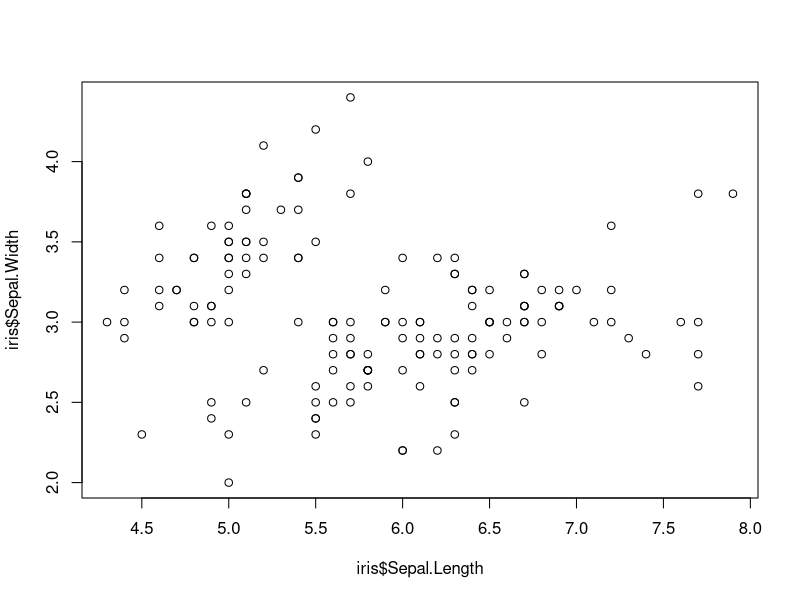
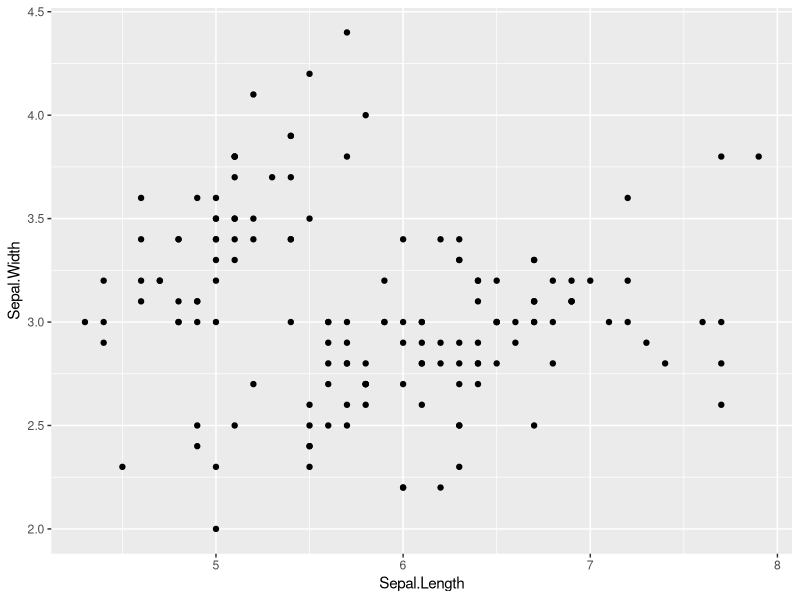
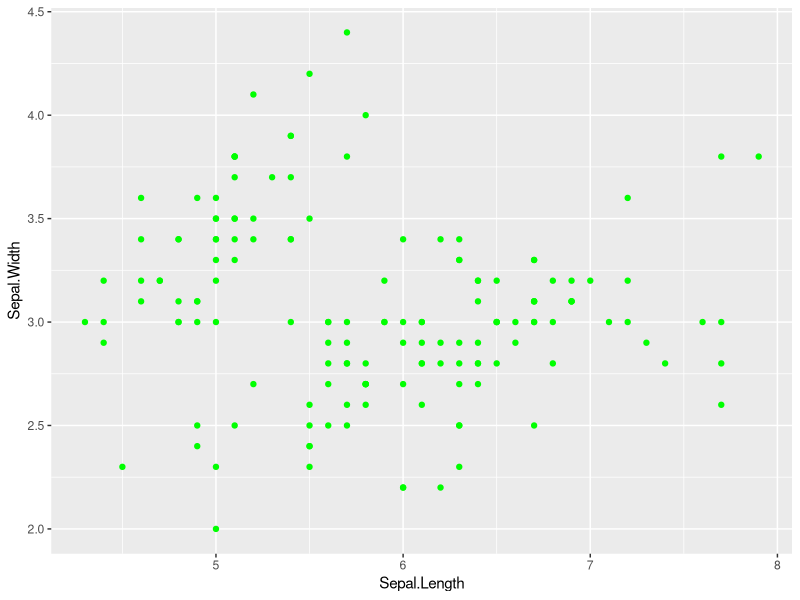
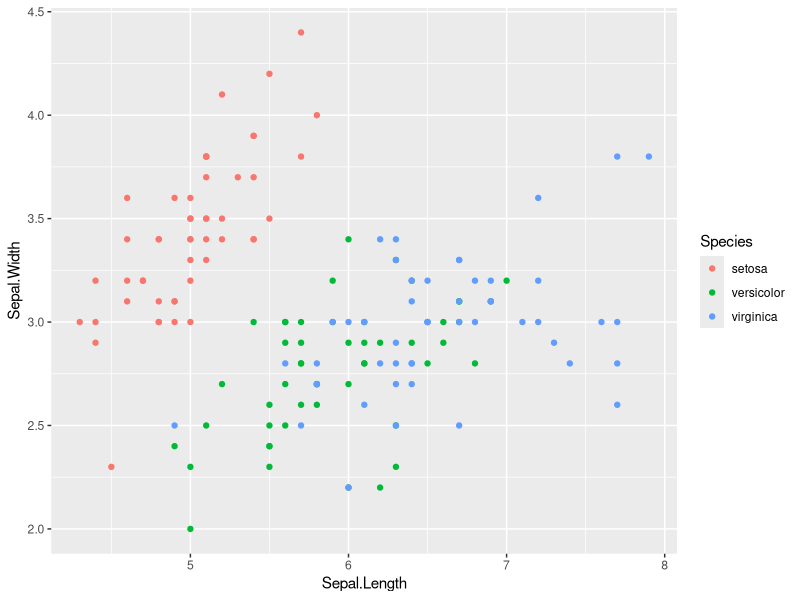
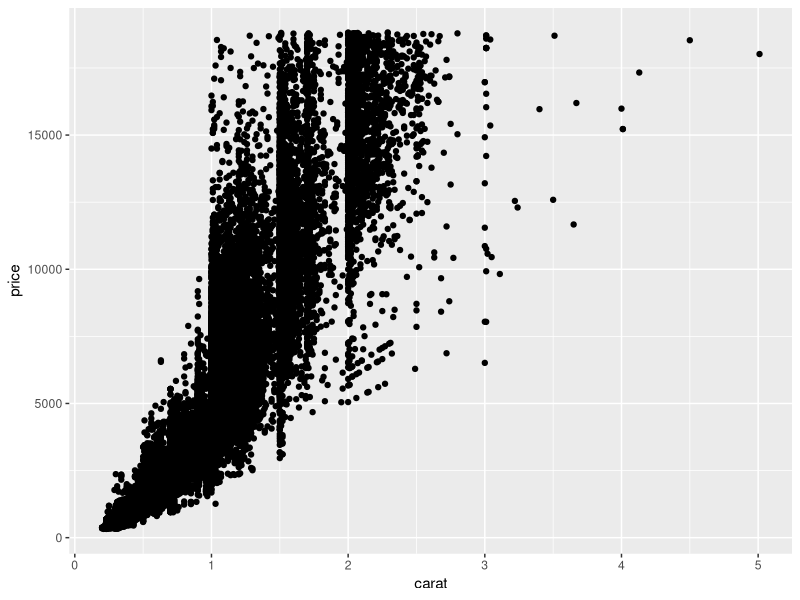
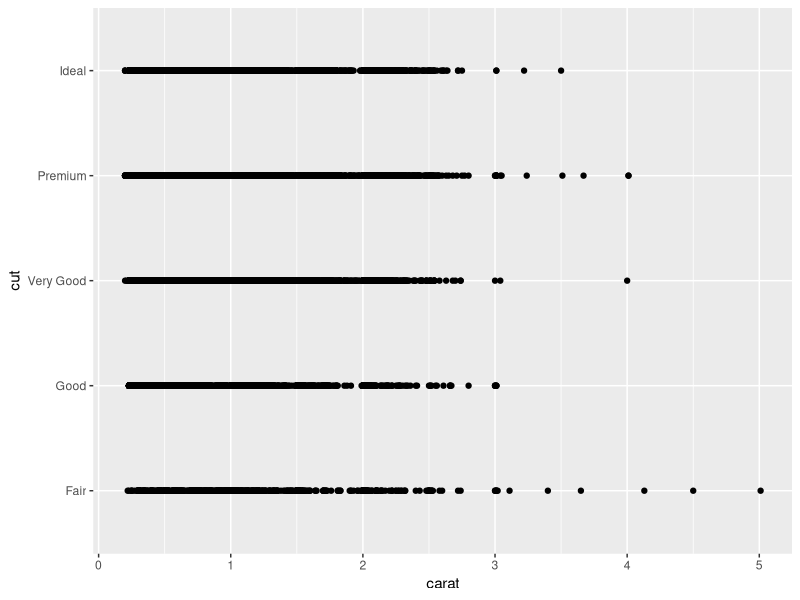
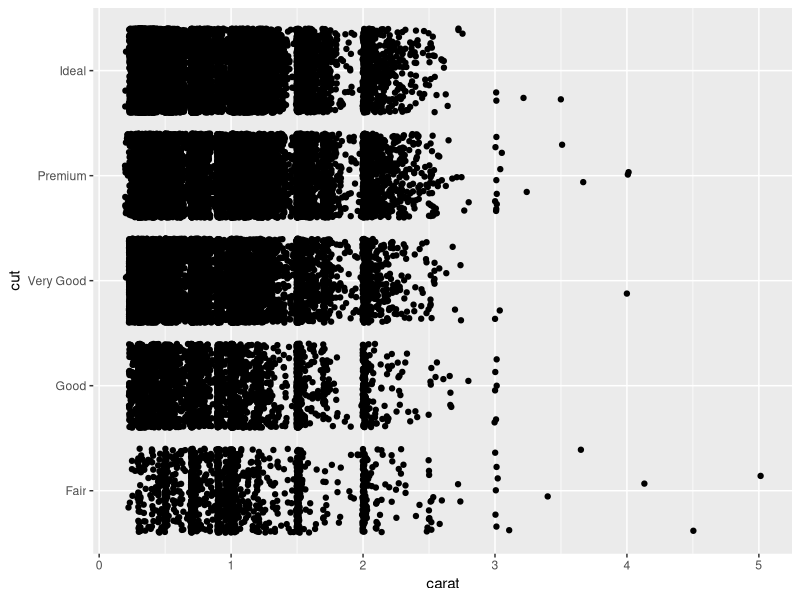
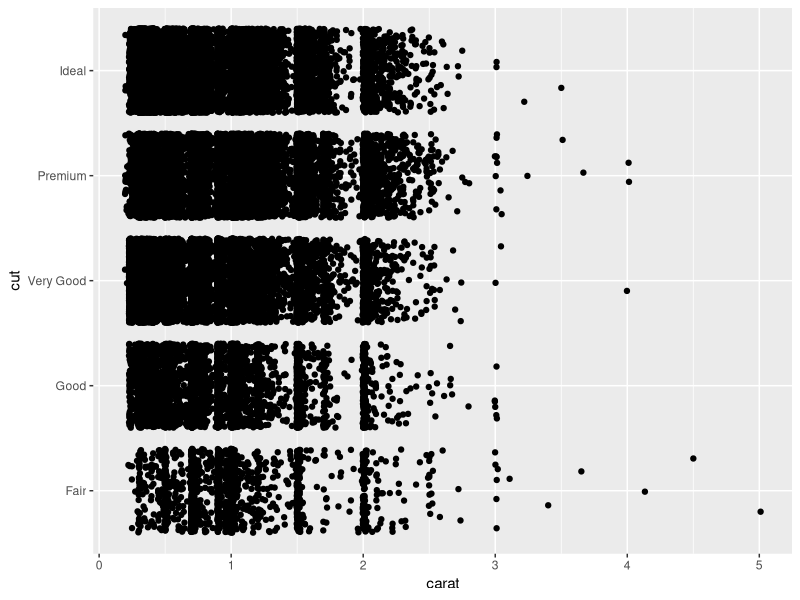

Here is the R script that generated these plots, in order:
## Ejercicios
library(ggplot2)

## Ej1
#Resumen del contenido del set de datos de iris
data("iris")

str(iris)
summary(iris)

#Base: Scatter plot de longitud vs anchura de sepalos
plot(iris$Sepal.Length, iris$Sepal.Width)

#ggplot2: Scatter plot de longitud vs anchura de sepalos
ggplot(data=iris, aes(x=Sepal.Length, y=Sepal.Width)) + geom_point()

#ggplot2: Scatter plot de longitud vs anchura de sepalos. Colro de los puntos sean verdes
ggplot(data=iris, aes(x=Sepal.Length, y=Sepal.Width)) + 
  geom_point(col='green')

#ggplot2: Scatter plot de longitud vs anchura de sepalos. Colro de los puntos sean segun la especie
ggplot(data=iris, aes(x=Sepal.Length, y=Sepal.Width)) + geom_point(aes(col=Species))

## Ej2
#Set de datos diamonds
data("diamonds")
str(diamonds)
summary(diamonds)

#Aesthetics de posicion
#Variables continuas
ggplot(diamonds, aes(x=carat, y=price))+
  geom_point()

# Scatter plot de una variable continua versus una discreta
ggplot(diamonds, aes(x=carat, y=cut))+
  geom_point() # demostracion que geom_point no es bueno para var discretas, en su lugar usamos geom_jitter

ggplot(diamonds, aes(x=carat, y=cut))+
  geom_jitter() # aleatoriza en un intervalo de datos

# OTRA MANERA DE PONER geom_jitter
ggplot(diamonds, aes(x=carat, y=cut))+
  geom_point(position='jitter')

# Scatter plot de dos variables discretas
ggplot(diamonds, aes(x=color, y=cut))+
  geom_point(position='jitter')

# Aesthetic de transparencia con alpha
ggplot(diamonds, aes(x=carat, y=price, alpha=clarity))+ #en funcion de la claridad del diamante, pone la transparencia de los circulos
  geom_point()

# Transparencia como atributo: dar un valor concreto de alpha entre 0 y 1
ggplot(diamonds, aes(x=carat, y=price))+
  geom_point(alpha=0.4,aes(col=depth))
              